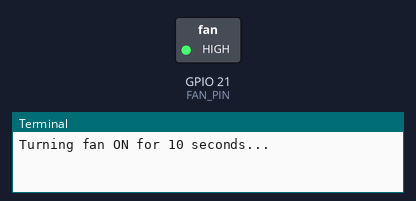
This program was run on a simulated Raspberry Pi (BCM pin numbers). Parts: switched loads named in the program (green lamp = pin HIGH), the last lines printed to the terminal. At 10.0 s the program stops and its outputs stay as they are.

Above: at 0.1 s.
At 10.1 s:
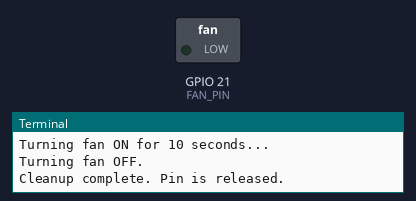
Timing chart, 0 to 11.5 s (numbered marks = the images above):
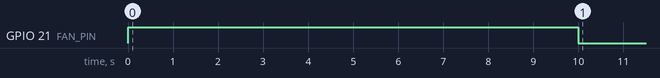

Measured:
- by itself, GPIO 21 (FAN_PIN): LOW → HIGH at 0.00 s, → LOW 10.0 s later

The program:

lgpio_fan_control.py
```python
#!/usr/bin/env python3
import lgpio
import time

# WARNING: lgpio uses BCM numbering!
# BCM 21 = Physical pin 40. If you used Physical pin 21, change this to BCM 9.
FAN_PIN = 21
ON_DELAY = 10

# Open the GPIO chip (chip 0 is the main one on Pi 4)
chip = lgpio.gpiochip_open(0)

try:
    # Claim the pin as output, starting in OFF (0) state to be safe
    lgpio.gpio_claim_output(chip, FAN_PIN, 0)

    print(f"Turning fan ON for {ON_DELAY} seconds...")
    lgpio.gpio_write(chip, FAN_PIN, 1)   # 1 = 3.3V -> Transistor turns ON -> Fan spins

    time.sleep(ON_DELAY)

    print("Turning fan OFF.")
    lgpio.gpio_write(chip, FAN_PIN, 0)   # 0 = 0V -> Transistor turns OFF -> Fan stops

except KeyboardInterrupt:
    print("\nTest interrupted by user.")

finally:
    # CRITICAL: Always release the GPIO chip to free the pin
    lgpio.gpiochip_close(chip)
    print("Cleanup complete. Pin is released.")
```
